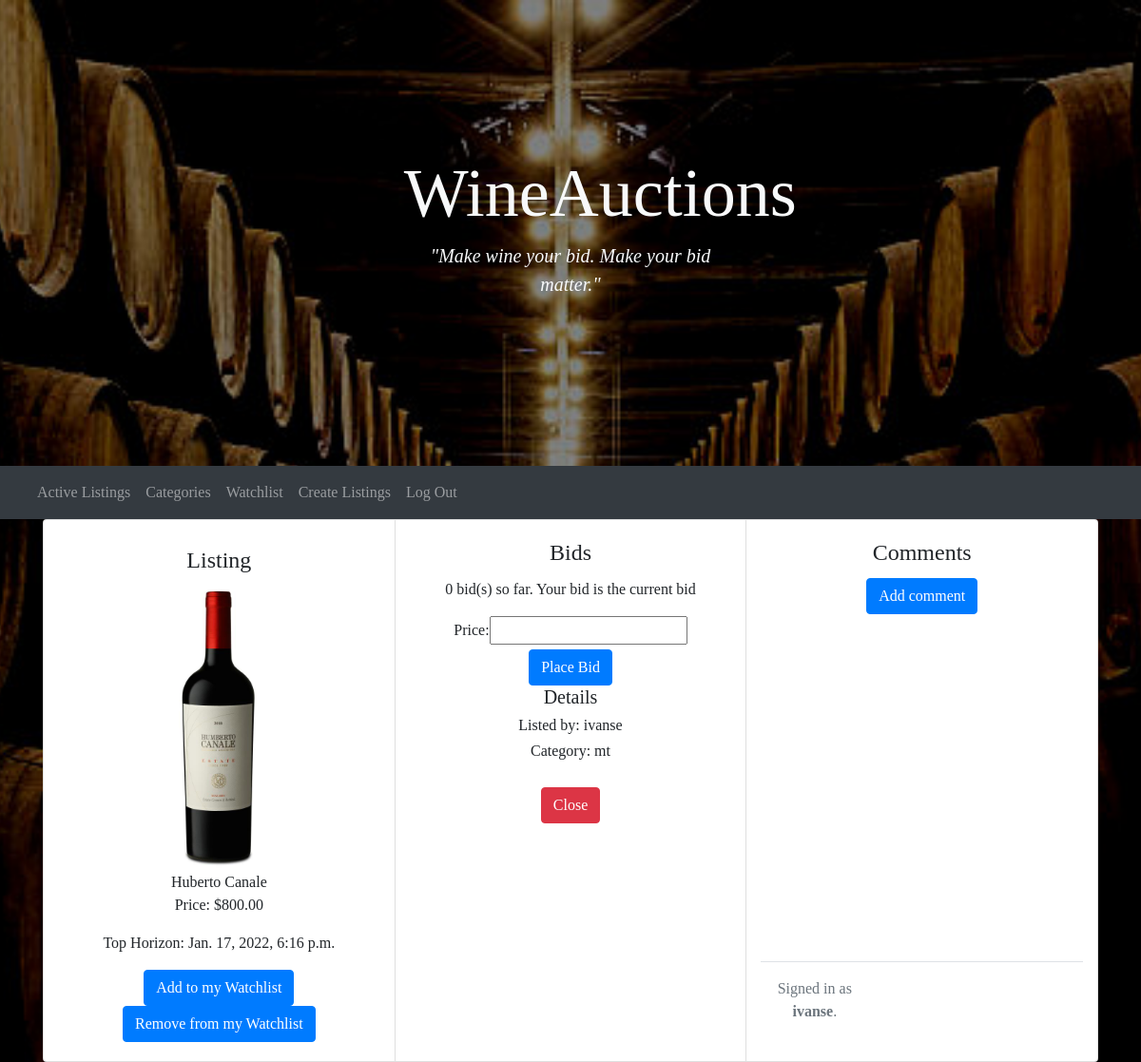
The app's page /listing/5 (signed in), older data.
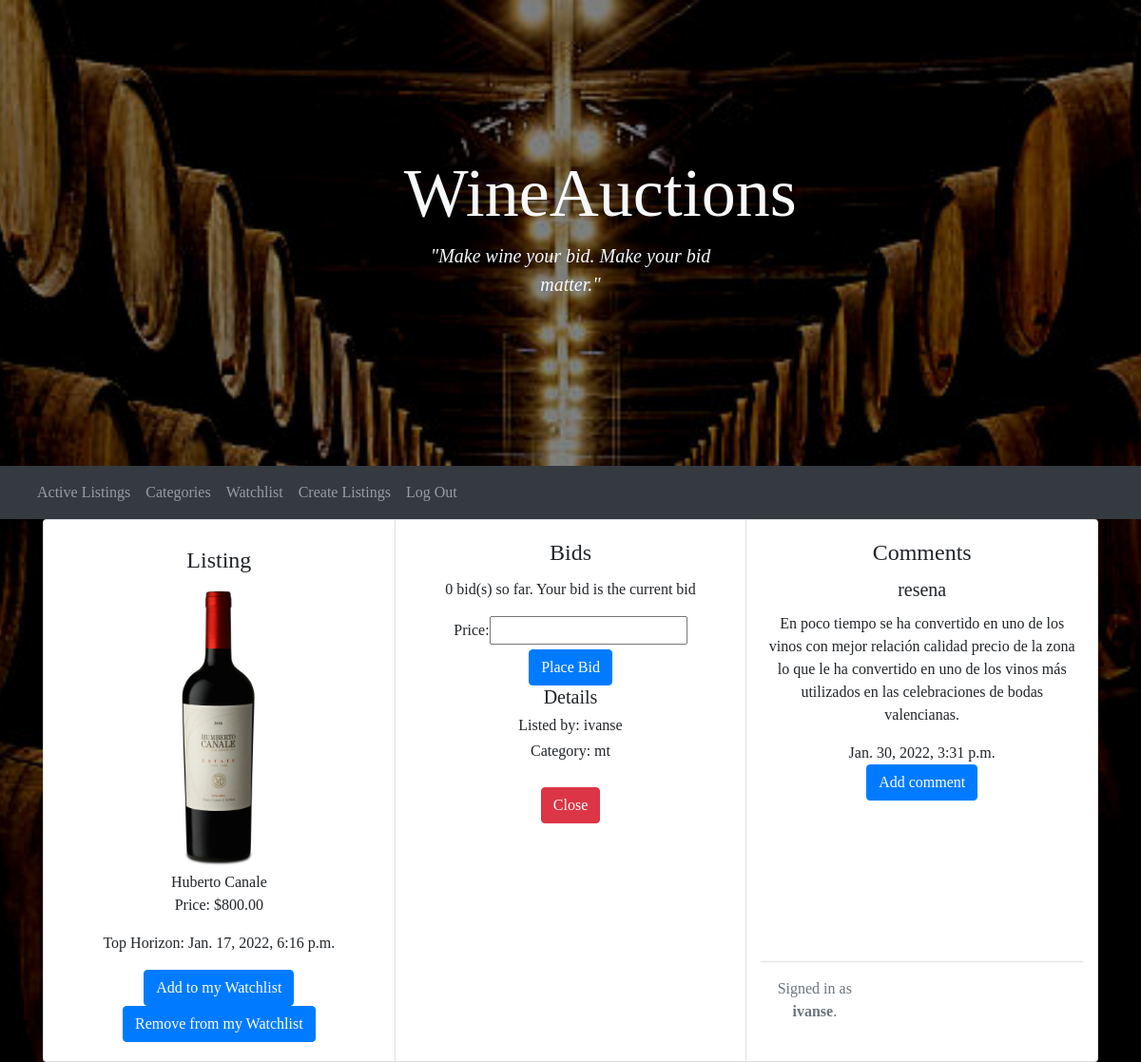
The same page, newer data.
### auctions/models.py (models this page shows)
class comment(models.Model):
    title = models.CharField(max_length=25, default="")
    comment = models.CharField(max_length=255)
    time = models.DateTimeField(auto_now_add=True, blank=True)

### auctions/views.py (the view)
# urls.py: path("listing/<int:id>", views.listings_view, name="listing"),
@login_required
def listings_view(request, id):
    listing_ = listing.objects.get(pk=id)
    if request.method == "POST":
        user = User.objects.get(username=request.user)
        if request.POST.get("button") == "Watchlist":
            if not user.watchlist.filter(listing=listing_):
                watchlist = watchlist()
                watchlist.user = user
                watchlist.listing = listing_
                watchlist.save()
            else:
                user.watchlist.filter(listing=listing_).delete()
            return HttpResponseRedirect(reverse('listing', args=(listing_.id,)))
        if not listing_.closed:
            if request.POST.get("button") == "Close":
                listing_.closed = True
                listing_.save()
            else:
                bid = listing_.bid.all()
                if user.username != listing_.owner.username:  # no es el dueno
                    if price <= listing_.price:
                        return render(request, "auctions/listing.html", {
                            "listing": listing_,
                            "form": bid_form(),
                            "message": "Your bid has a wrong amount."
                        })
                    form_ = bid_form(request.POST)
                    if form_.is_valid():
                        bid_ = form_.save(commit=False)
                        bid_.user = user
                        bid_.save()
                        listing_.bid.add(bid_)
                        listing_.price = price
                        listing_.save()
                    else:
                        return render(request, 'auctions/listing.html', {
                            "form": form
                        })
                else:  # es el dueno
                    return render(request, "auctions/listing.html", {
                        "listing": listing_,
                        "form": bid_form(),
                        "message": "Owners cannot make bids!"
                    })
        return HttpResponseRedirect(reverse('listing', args=(listing_.id,)))
    else:
        return render(request, "auctions/listing.html", {
            "listing": listing_,
            "form": bid_form(),
            "message": ""
        })

### auctions/forms.py
class bid_form(ModelForm):
    class Meta:
        model = bid
        fields = ["price"]

### auctions/templates/auctions/listing.html (shortened to what this page needs)
{% extends 'auctions/layout.html' %}
{% block body %}
<div class="container">
  <div class="card-group">
    <div class="card" style="width: 18rem;">
      <div class="card-body">
        <div class="card-title">
          <h4>Listing</h4>
        </div>
        <img src="{{ listing.photo.url }}" alt="image" style="width: 300px; height: auto">
        <div class="card-text">{{ listing.description }}</div>
        <p class="card-text">Price: ${{ listing.price }}</p>
        <p class="card-text">Top Horizon: {{ listing.tophorizon }}
        <form action="{% url 'add_watchlist' listing.id %}" method="POST">
          <button type="submit" name="button" class="btn btn-primary" value="Watchlist">Add to my Watchlist</button>
          <button type="submit" name="button" class="btn btn-primary" value="RWatchlist">Remove from my Watchlist</button>
        </form>
      </div>
    </div>
    <div class="card" style="width: 18rem;">
      <form action="{% url 'listing' listing.id %}" method="POST">
        <div class="card-body">
          <div class="card-title"><h4>Bids</h4></div>
          <p class="card-text">{{ listing.bid.count }} bid(s) so far. Your bid is the current bid</p>
          {{ form }}
          <input type="submit" name="button" class="btn btn-primary" value="Place Bid">
          <h5>Details</h5>
          <h6>Listed by: {{ listing.owner }}</h6>
          <h6>Category: {{ listing.category }}</h6>
        </div>
      </form>
          {% if user.username == listing.owner.username and not listing.closed %}
          <form action="{% url 'listing' listing.id %}" method="POST">
            <button type="submit" name="button" class="btn btn-danger" value="Close">Close</button>
          </form>
          {% endif %}
    </div>
    <div class="card" style="width: 18rem;">
      <div class="card-body">
        <div class="card-title"><h4>Comments</h4></div>
        {% for comment in listing.comments.all %}
        <div class="card-title">
          <h5>
            {{ comment.title }}
          </h5>
        </div>
        <div class="card-text">
          <p>{{ comment.comment }}</p>
          <h7>{{ comment.time }}</h7>
        </div>
        {% endfor %}
        <form action="{% url 'comment' listing.id %}" method="POST">
          <button type="submit" name="button" class="btn btn-primary" value="Comment">Add comment</button>
        </form>
        {% endblock %}

Row changes from the older to the newer data that the page shows:
added comment: title "resena", comment "En poco tiempo se ha convertido en uno de los vinos con mejor relación calidad precio de la zona lo que le ha convertido en uno de los vinos más utilizados en las celebraciones de bodas valencianas.", time "Jan. 30, 2022, 3:31 p.m."
